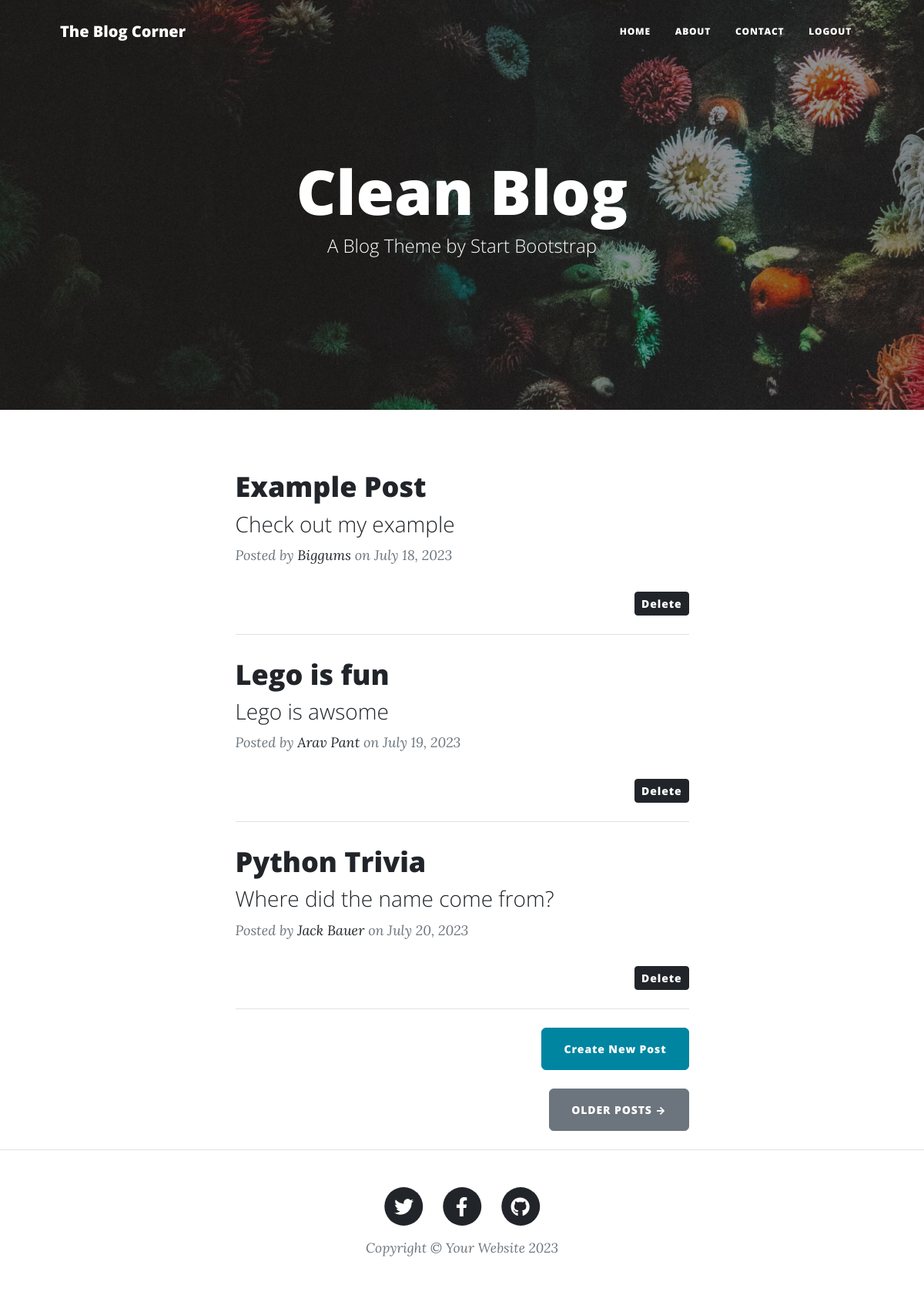
Screenshot of / (signed in) with the database file from the repository.
### main.py (models this page shows)
class BlogPost(db.Model):
    id: Mapped[int] = mapped_column(Integer, primary_key=True)
    title: Mapped[str] = mapped_column(String(250), unique=True, nullable=False)
    subtitle: Mapped[str] = mapped_column(String(250), nullable=False)
    date: Mapped[str] = mapped_column(String(250), nullable=False)
    body: Mapped[str] = mapped_column(Text, nullable=False)
    author: Mapped[str] = mapped_column(String(250), nullable=False)
    img_url: Mapped[str] = mapped_column(String(250), nullable=False)

### main.py (the view)
@app.route('/')
@login_required
def get_all_posts():
    posts = [post for post in db.session.query(BlogPost).all()]
    return render_template("index.html", all_posts=posts)

### main.py (called while the page is built)
@login_manager.user_loader
def load_user(user_id):
    return db.session.get(User, int(user_id))

### templates/index.html
{% include "header.html" %}
<header
  class="masthead"
  style="background-image: url('../static/assets/img/home-bg.jpg')"
>
  <div class="container position-relative px-4 px-lg-5">
    <div class="row gx-4 gx-lg-5 justify-content-center">
      <div class="col-md-10 col-lg-8 col-xl-7">
        <div class="site-heading">
          <h1>Clean Blog</h1>
          <span class="subheading">A Blog Theme by Start Bootstrap</span>
        </div>
      </div>
    </div>
  </div>
</header>
<div class="container px-4 px-lg-5">
  <div class="row gx-4 gx-lg-5 justify-content-center">
    <div class="col-md-10 col-lg-8 col-xl-7">
      {% for post in all_posts %}
      <div class="post-preview">
        <a href="{{ url_for('show_post', post_id=post.id) }}">
          <h2 class="post-title">{{ post.title }}</h2>
          <h3 class="post-subtitle">{{ post.subtitle }}</h3>
        </a>
        <p class="post-meta">
          Posted by
          <a href="#">{{post.author}}</a>
          on {{post.date}}
        </p>
        <div class="d-flex justify-content-end">
          <form action="{{ url_for('delete', id=post.id) }}" method="POST" class="d-inline">
            <button type="submit" class="btn btn-dark btn-sm">Delete</button>
          </form>
        </div>
      </div>
      <hr class="my-4" />
      {% endfor %}
      <div class="d-flex justify-content-end mb-4">
        <a
          class="btn btn-primary float-right"
          href="{{ url_for('add_new_post') }}"
          >Create New Post</a>
      </div>
      <div class="d-flex justify-content-end mb-4">
        <a class="btn btn-secondary text-uppercase" href="#!">Older Posts →</a>
      </div>
    </div>
  </div>
</div>
{% include "footer.html" %}

### templates/header.html (shortened to what this page needs)
<!DOCTYPE html>
<html lang="en">
  <head>
    {% block styles %}
    {{ bootstrap.load_css() }}
    <link
      href="{{ url_for('static', filename='css/styles.css') }}"
      rel="stylesheet"
    />
    {% endblock %}
  </head>
  <body>
    <nav class="navbar navbar-expand-lg navbar-light" id="mainNav">
      <div class="container px-4 px-lg-5">
        <a class="navbar-brand" href="/">The Blog Corner</a>
        <div class="collapse navbar-collapse" id="navbarResponsive">
          <ul class="navbar-nav ms-auto py-4 py-lg-0">
            <li class="nav-item">
              <a
                class="nav-link px-lg-3 py-3 py-lg-4"
                href="{{ url_for('get_all_posts') }}"
                >Home</a
              >
            </li>
            <li class="nav-item">
              <a
                class="nav-link px-lg-3 py-3 py-lg-4"
                href="{{ url_for('about') }}"
                >About</a
              >
            </li>
            <li class="nav-item">
              <a
                class="nav-link px-lg-3 py-3 py-lg-4"
                href="{{ url_for('contact') }}"
                >Contact</a>
            </li>
            {% if current_user.is_authenticated %}
            <li class="nav-item">
              <a
                class="nav-link px-lg-3 py-3 py-lg-4"
                href="{{ url_for('logout') }}"
                >Logout</a>
            {% endif %}
          </ul>
        </div>
      </div>
    </nav>

### templates/footer.html (shortened to what this page needs)
        <footer class="border-top">
          <div class="container px-4 px-lg-5">
              <div class="row gx-4 gx-lg-5 justify-content-center">
                  <div class="col-md-10 col-lg-8 col-xl-7">
                      <ul class="list-inline text-center">
                          <li class="list-inline-item">
                              <a href="#!">
                                  <span class="fa-stack fa-lg">
                                      <i class="fas fa-circle fa-stack-2x"></i>
                                      <i class="fab fa-twitter fa-stack-1x fa-inverse"></i>
                                  </span>
                              </a>
                          </li>
                          <li class="list-inline-item">
                              <a href="#!">
                                  <span class="fa-stack fa-lg">
                                      <i class="fas fa-circle fa-stack-2x"></i>
                                      <i class="fab fa-facebook-f fa-stack-1x fa-inverse"></i>
                                  </span>
                              </a>
                          </li>
                          <li class="list-inline-item">
                              <a href="#!">
                                  <span class="fa-stack fa-lg">
                                      <i class="fas fa-circle fa-stack-2x"></i>
                                      <i class="fab fa-github fa-stack-1x fa-inverse"></i>
                                  </span>
                              </a>
                          </li>
                      </ul>
                      <div class="small text-center text-muted fst-italic">Copyright &copy; Your Website 2023</div>
                  </div>
              </div>
          </div>
      </footer>
  </body>
</html>

### rows the page displays
BlogPost: title "Example Post", subtitle "Check out my example", author "Biggums", date "July 18, 2023"
BlogPost: title "Lego is fun", subtitle "Lego is awsome", author "Arav Pant", date "July 19, 2023"
BlogPost: title "Python Trivia", subtitle "Where did the name come from?", author "Jack Bauer", date "July 20, 2023"
